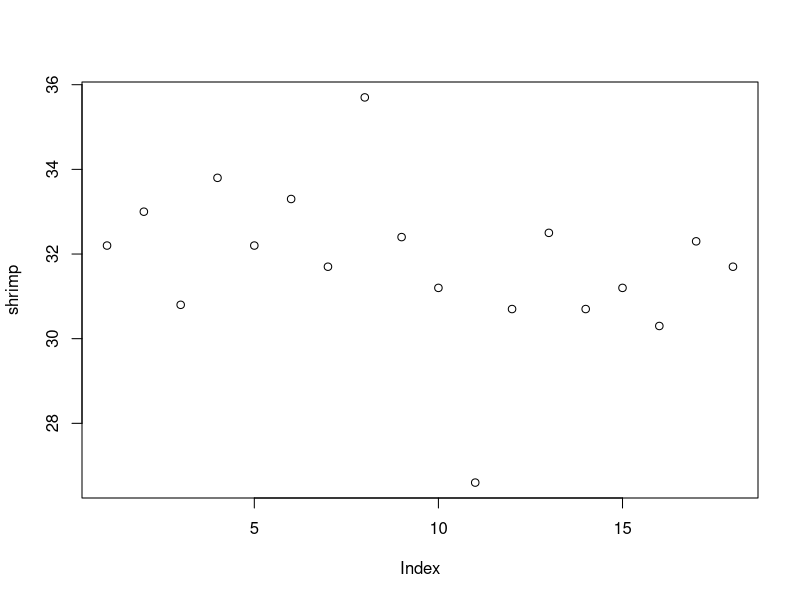

The R source for this figure:
## ---- chunk 1
library(MASS)
## ---- chunk 2
show(shrimp)
## ---- chunk 3
plot(shrimp)
summary(shrimp)
